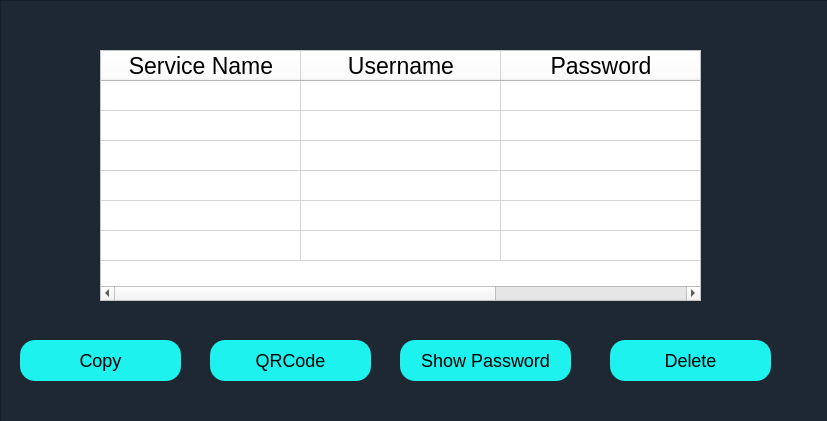
<?xml version="1.0" encoding="UTF-8"?>
<ui version="4.0">
 <class>MainWindow</class>
 <widget class="QMainWindow" name="MainWindow">
  <property name="geometry">
   <rect>
    <x>0</x>
    <y>0</y>
    <width>827</width>
    <height>421</height>
   </rect>
  </property>
  <property name="windowTitle">
   <string>Personal Window</string>
  </property>
  <widget class="QWidget" name="centralwidget">
   <widget class="QFrame" name="view_pwdbox">
    <property name="geometry">
     <rect>
      <x>0</x>
      <y>0</y>
      <width>841</width>
      <height>601</height>
     </rect>
    </property>
    <property name="styleSheet">
     <string notr="true">QFrame{
background-color: rgb(30, 40, 51) ;
font-size:23px;

color:#fffff2;
}
QPushButton{
background:#1df2ef;
font-size:18px;
border-radius:15px;
color:black;}

QPushButton:hover{
background:#fffff2;
}

</string>
    </property>
    <property name="frameShape">
     <enum>QFrame::StyledPanel</enum>
    </property>
    <property name="frameShadow">
     <enum>QFrame::Raised</enum>
    </property>
    <widget class="QTableWidget" name="Pwd_table">
     <property name="geometry">
      <rect>
       <x>100</x>
       <y>50</y>
       <width>601</width>
       <height>251</height>
      </rect>
     </property>
     <property name="contextMenuPolicy">
      <enum>Qt::NoContextMenu</enum>
     </property>
     <property name="styleSheet">
      <string notr="true">background-color:white;
color:black;
text-align:center;</string>
     </property>
     <property name="autoScroll">
      <bool>true</bool>
     </property>
     <property name="dragEnabled">
      <bool>false</bool>
     </property>
     <property name="alternatingRowColors">
      <bool>false</bool>
     </property>
     <property name="gridStyle">
      <enum>Qt::CustomDashLine</enum>
     </property>
     <property name="sortingEnabled">
      <bool>false</bool>
     </property>
     <property name="wordWrap">
      <bool>true</bool>
     </property>
     <property name="cornerButtonEnabled">
      <bool>true</bool>
     </property>
     <property name="rowCount">
      <number>6</number>
     </property>
     <property name="columnCount">
      <number>3</number>
     </property>
     <attribute name="horizontalHeaderVisible">
      <bool>true</bool>
     </attribute>
     <attribute name="horizontalHeaderDefaultSectionSize">
      <number>200</number>
     </attribute>
     <attribute name="horizontalHeaderHighlightSections">
      <bool>true</bool>
     </attribute>
     <attribute name="verticalHeaderVisible">
      <bool>false</bool>
     </attribute>
     <attribute name="verticalHeaderShowSortIndicator" stdset="0">
      <bool>false</bool>
     </attribute>
     <row>
      <property name="text">
       <string>1</string>
      </property>
     </row>
     <row/>
     <row/>
     <row/>
     <row/>
     <row/>
     <column>
      <property name="text">
       <string>Service Name</string>
      </property>
     </column>
     <column>
      <property name="text">
       <string>Username</string>
      </property>
      <property name="textAlignment">
       <set>AlignCenter</set>
      </property>
     </column>
     <column>
      <property name="text">
       <string>Password</string>
      </property>
      <property name="textAlignment">
       <set>AlignCenter</set>
      </property>
     </column>
     <item row="0" column="0">
      <property name="text">
       <string/>
      </property>
     </item>
     <item row="0" column="1">
      <property name="text">
       <string/>
      </property>
     </item>
     <item row="0" column="2">
      <property name="text">
       <string/>
      </property>
     </item>
     <item row="1" column="0">
      <property name="text">
       <string/>
      </property>
     </item>
     <item row="1" column="1">
      <property name="text">
       <string/>
      </property>
      <property name="font">
       <font>
        <pointsize>8</pointsize>
       </font>
      </property>
      <property name="textAlignment">
       <set>AlignLeading|AlignVCenter</set>
      </property>
     </item>
     <item row="1" column="2">
      <property name="text">
       <string/>
      </property>
      <property name="font">
       <font>
        <pointsize>8</pointsize>
       </font>
      </property>
      <property name="textAlignment">
       <set>AlignLeading|AlignVCenter</set>
      </property>
     </item>
     <item row="2" column="1">
      <property name="text">
       <string/>
      </property>
      <property name="textAlignment">
       <set>AlignLeading|AlignVCenter</set>
      </property>
     </item>
     <item row="2" column="2">
      <property name="text">
       <string/>
      </property>
      <property name="textAlignment">
       <set>AlignLeading|AlignVCenter</set>
      </property>
     </item>
    </widget>
    <widget class="QPushButton" name="Sha_Qrcode">
     <property name="geometry">
      <rect>
       <x>210</x>
       <y>340</y>
       <width>161</width>
       <height>41</height>
      </rect>
     </property>
     <property name="text">
      <string>QRCode</string>
     </property>
    </widget>
    <widget class="QPushButton" name="Sha_Show">
     <property name="geometry">
      <rect>
       <x>400</x>
       <y>340</y>
       <width>171</width>
       <height>41</height>
      </rect>
     </property>
     <property name="text">
      <string>Show Password</string>
     </property>
    </widget>
    <widget class="QPushButton" name="Sha_Delete">
     <property name="geometry">
      <rect>
       <x>610</x>
       <y>340</y>
       <width>161</width>
       <height>41</height>
      </rect>
     </property>
     <property name="styleSheet">
      <string notr="true">#Per_Delete{
background-color:#DB4437;
}
#Per_Delete:hover{
background-color:white;
line-spacing:3px;
}</string>
     </property>
     <property name="text">
      <string>Delete</string>
     </property>
    </widget>
    <widget class="QPushButton" name="Sha_Copy">
     <property name="geometry">
      <rect>
       <x>20</x>
       <y>340</y>
       <width>161</width>
       <height>41</height>
      </rect>
     </property>
     <property name="text">
      <string>Copy</string>
     </property>
    </widget>
   </widget>
  </widget>
 </widget>
 <resources/>
 <connections/>
</ui>
